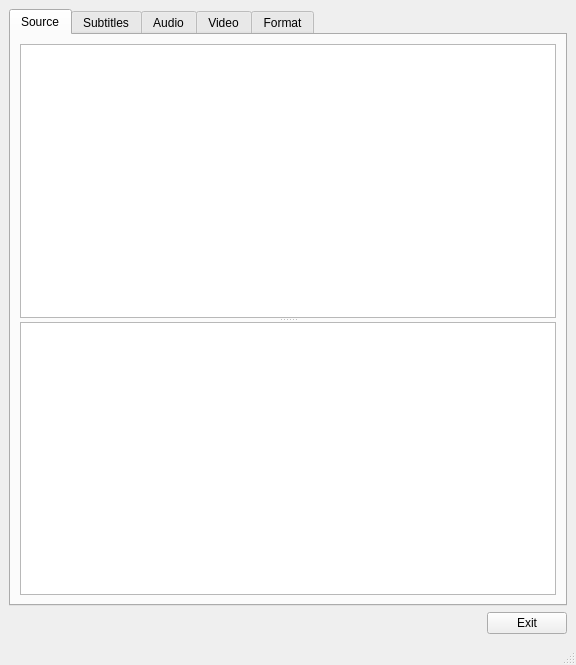
<?xml version="1.0" encoding="UTF-8"?>
<ui version="4.0">
 <class>BR_MainWindow</class>
 <widget class="QMainWindow" name="BR_MainWindow">
  <property name="geometry">
   <rect>
    <x>0</x>
    <y>0</y>
    <width>576</width>
    <height>665</height>
   </rect>
  </property>
  <property name="sizePolicy">
   <sizepolicy hsizetype="Expanding" vsizetype="Expanding">
    <horstretch>0</horstretch>
    <verstretch>0</verstretch>
   </sizepolicy>
  </property>
  <property name="minimumSize">
   <size>
    <width>0</width>
    <height>0</height>
   </size>
  </property>
  <property name="windowTitle">
   <string>Ravenc</string>
  </property>
  <property name="windowIcon">
   <iconset>
    <normaloff>:/icons/ravenc.png</normaloff>:/icons/ravenc.png</iconset>
  </property>
  <widget class="QWidget" name="centralwidget">
   <layout class="QVBoxLayout" name="verticalLayout">
    <item>
     <widget class="QTabWidget" name="tabWidget">
      <property name="currentIndex">
       <number>0</number>
      </property>
      <widget class="QWidget" name="tabSource">
       <attribute name="title">
        <string>Source</string>
       </attribute>
       <layout class="QVBoxLayout" name="verticalLayout_2">
        <item>
         <widget class="QSplitter" name="splitter">
          <property name="orientation">
           <enum>Qt::Vertical</enum>
          </property>
          <widget class="SourceTreeView" name="DVDTree">
           <property name="sizePolicy">
            <sizepolicy hsizetype="Expanding" vsizetype="Expanding">
             <horstretch>0</horstretch>
             <verstretch>100</verstretch>
            </sizepolicy>
           </property>
          </widget>
          <widget class="QTextEdit" name="textTrackInfo">
           <property name="sizePolicy">
            <sizepolicy hsizetype="Expanding" vsizetype="Expanding">
             <horstretch>0</horstretch>
             <verstretch>100</verstretch>
            </sizepolicy>
           </property>
           <property name="undoRedoEnabled">
            <bool>false</bool>
           </property>
           <property name="readOnly">
            <bool>true</bool>
           </property>
          </widget>
         </widget>
        </item>
       </layout>
      </widget>
      <widget class="QWidget" name="tabSubtitles">
       <attribute name="title">
        <string>Subtitles</string>
       </attribute>
       <layout class="QVBoxLayout" name="verticalLayout_3">
        <item>
         <widget class="QScrollArea" name="SscrollArea">
          <property name="widgetResizable">
           <bool>true</bool>
          </property>
          <widget class="QWidget" name="scrollAreaWidgetContents">
           <property name="geometry">
            <rect>
             <x>0</x>
             <y>0</y>
             <width>94</width>
             <height>24</height>
            </rect>
           </property>
          </widget>
         </widget>
        </item>
       </layout>
      </widget>
      <widget class="QWidget" name="tabAudio">
       <attribute name="title">
        <string>Audio</string>
       </attribute>
       <layout class="QVBoxLayout" name="verticalLayout_4">
        <item>
         <widget class="QScrollArea" name="AscrollArea">
          <property name="widgetResizable">
           <bool>true</bool>
          </property>
          <widget class="QWidget" name="scrollAreaWidgetContents_2">
           <property name="geometry">
            <rect>
             <x>0</x>
             <y>0</y>
             <width>94</width>
             <height>24</height>
            </rect>
           </property>
          </widget>
         </widget>
        </item>
       </layout>
      </widget>
      <widget class="QWidget" name="tabVideo">
       <attribute name="title">
        <string>Video</string>
       </attribute>
       <layout class="QVBoxLayout" name="verticalLayout_5">
        <item>
         <widget class="QScrollArea" name="VscrollArea">
          <property name="sizePolicy">
           <sizepolicy hsizetype="Expanding" vsizetype="Expanding">
            <horstretch>0</horstretch>
            <verstretch>100</verstretch>
           </sizepolicy>
          </property>
          <property name="widgetResizable">
           <bool>true</bool>
          </property>
          <property name="alignment">
           <set>Qt::AlignCenter</set>
          </property>
          <widget class="QWidget" name="scrollAreaWidgetContents_3">
           <property name="geometry">
            <rect>
             <x>0</x>
             <y>0</y>
             <width>94</width>
             <height>24</height>
            </rect>
           </property>
          </widget>
         </widget>
        </item>
       </layout>
      </widget>
      <widget class="QWidget" name="tabFormat">
       <attribute name="title">
        <string>Format</string>
       </attribute>
       <layout class="QVBoxLayout" name="verticalLayout_7">
        <item>
         <layout class="QVBoxLayout" name="verticalLayout_6">
          <item>
           <widget class="QScrollArea" name="FscrollArea">
            <property name="widgetResizable">
             <bool>true</bool>
            </property>
            <widget class="QWidget" name="scrollAreaWidgetContents_4">
             <property name="geometry">
              <rect>
               <x>0</x>
               <y>0</y>
               <width>94</width>
               <height>24</height>
              </rect>
             </property>
            </widget>
           </widget>
          </item>
          <item>
           <layout class="QFormLayout" name="formLayout_2">
            <item row="0" column="0">
             <widget class="QLabel" name="label">
              <property name="text">
               <string>Output Directory:</string>
              </property>
             </widget>
            </item>
            <item row="0" column="1">
             <layout class="QHBoxLayout" name="horizontalLayout_2">
              <item>
               <widget class="QLineEdit" name="op_dir_edit">
                <property name="toolTip">
                 <string>&lt;html&gt;&lt;head/&gt;&lt;body&gt;&lt;p&gt;&lt;span style=&quot; font-weight:600;&quot;&gt;%T&lt;/span&gt; - Title of the track&lt;/p&gt;&lt;p&gt;&lt;span style=&quot; font-weight:600;&quot;&gt;%N&lt;/span&gt; - Number of the selected track (useful for batch encoding)&lt;/p&gt;&lt;p&gt;&lt;span style=&quot; font-weight:600;&quot;&gt;%L&lt;/span&gt; - Length of the selected track&lt;/p&gt;&lt;p&gt;&lt;span style=&quot; font-weight:600;&quot;&gt;%f &lt;/span&gt;- The first letter of the title (useful for organisation)&lt;/p&gt;&lt;/body&gt;&lt;/html&gt;</string>
                </property>
               </widget>
              </item>
              <item>
               <widget class="QPushButton" name="btnSelDir">
                <property name="text">
                 <string>Select</string>
                </property>
                <property name="icon">
                 <iconset>
                  <normaloff>:/icons/folder-blue.png</normaloff>:/icons/folder-blue.png</iconset>
                </property>
               </widget>
              </item>
             </layout>
            </item>
            <item row="1" column="0">
             <widget class="QLabel" name="label_2">
              <property name="text">
               <string>File Name:</string>
              </property>
             </widget>
            </item>
            <item row="1" column="1">
             <widget class="QLineEdit" name="op_file_edit">
              <property name="toolTip">
               <string>&lt;html&gt;&lt;head/&gt;&lt;body&gt;&lt;p&gt;&lt;span style=&quot; font-weight:600;&quot;&gt;%T&lt;/span&gt; - Title of the track&lt;/p&gt;&lt;p&gt;&lt;span style=&quot; font-weight:600;&quot;&gt;%N&lt;/span&gt; - Number of the selected track (useful for batch encoding)&lt;/p&gt;&lt;p&gt;&lt;span style=&quot; font-weight:600;&quot;&gt;%L&lt;/span&gt; - Length of the selected track&lt;/p&gt;&lt;p&gt;&lt;span style=&quot; font-weight:600;&quot;&gt;%f &lt;/span&gt;- The first letter of the title (useful for organisation)&lt;/p&gt;&lt;/body&gt;&lt;/html&gt;</string>
              </property>
              <property name="text">
               <string/>
              </property>
             </widget>
            </item>
           </layout>
          </item>
          <item>
           <widget class="QPushButton" name="btnStart">
            <property name="text">
             <string>Start</string>
            </property>
           </widget>
          </item>
         </layout>
        </item>
       </layout>
      </widget>
     </widget>
    </item>
    <item>
     <layout class="QHBoxLayout" name="horizontalLayout">
      <item>
       <spacer name="horizontalSpacer">
        <property name="orientation">
         <enum>Qt::Horizontal</enum>
        </property>
        <property name="sizeHint" stdset="0">
         <size>
          <width>40</width>
          <height>20</height>
         </size>
        </property>
       </spacer>
      </item>
      <item>
       <widget class="QPushButton" name="btnExit">
        <property name="text">
         <string>Exit</string>
        </property>
        <property name="icon">
         <iconset>
          <normaloff>:/icons/application-exit.png</normaloff>:/icons/application-exit.png</iconset>
        </property>
       </widget>
      </item>
     </layout>
    </item>
   </layout>
  </widget>
  <widget class="QStatusBar" name="statusbar"/>
 </widget>
 <customwidgets>
  <customwidget>
   <class>SourceTreeView</class>
   <extends>QTreeView</extends>
   <header>ravenc/forms.h</header>
  </customwidget>
 </customwidgets>
 <resources/>
 <connections/>
</ui>
